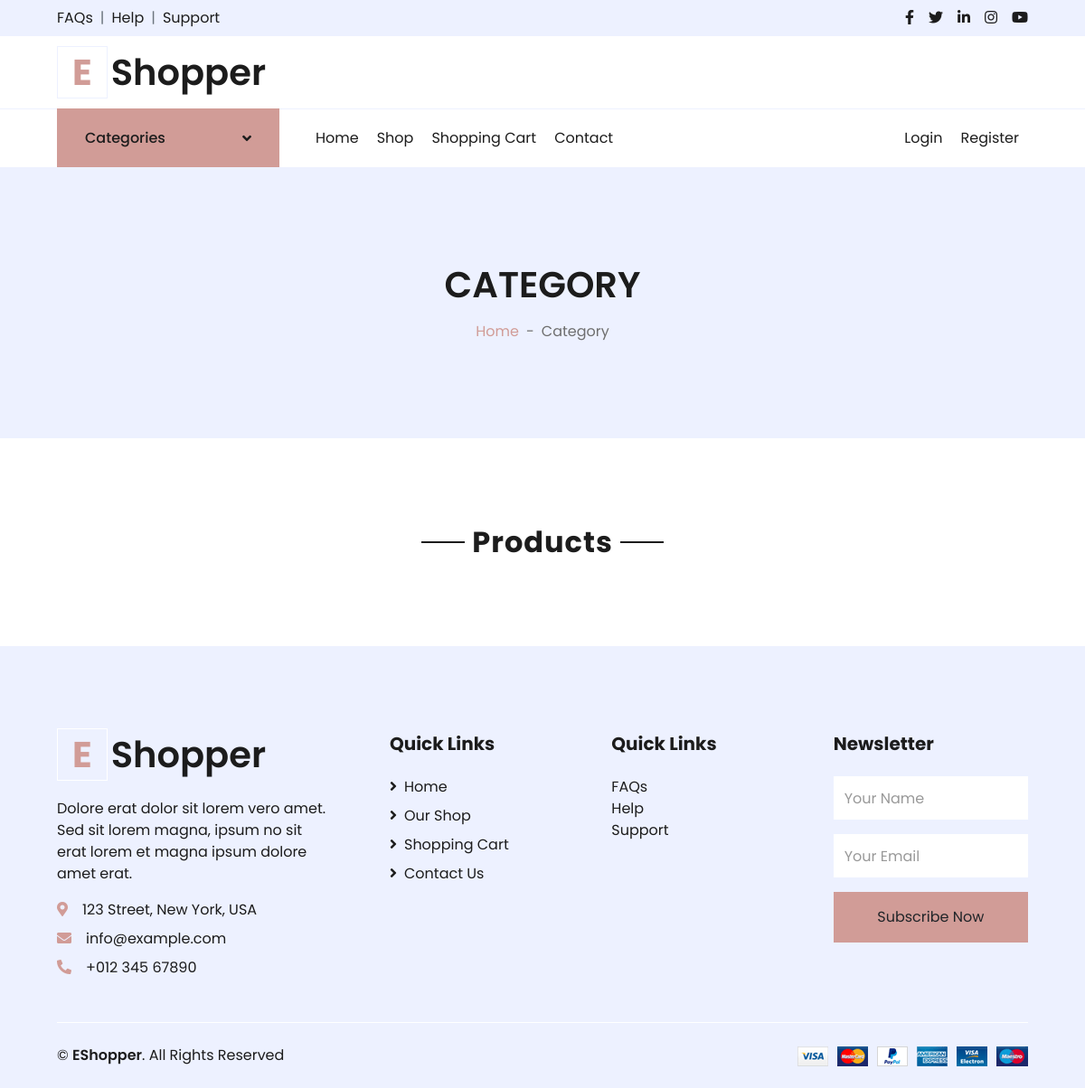
The app's page /category/10, older data.
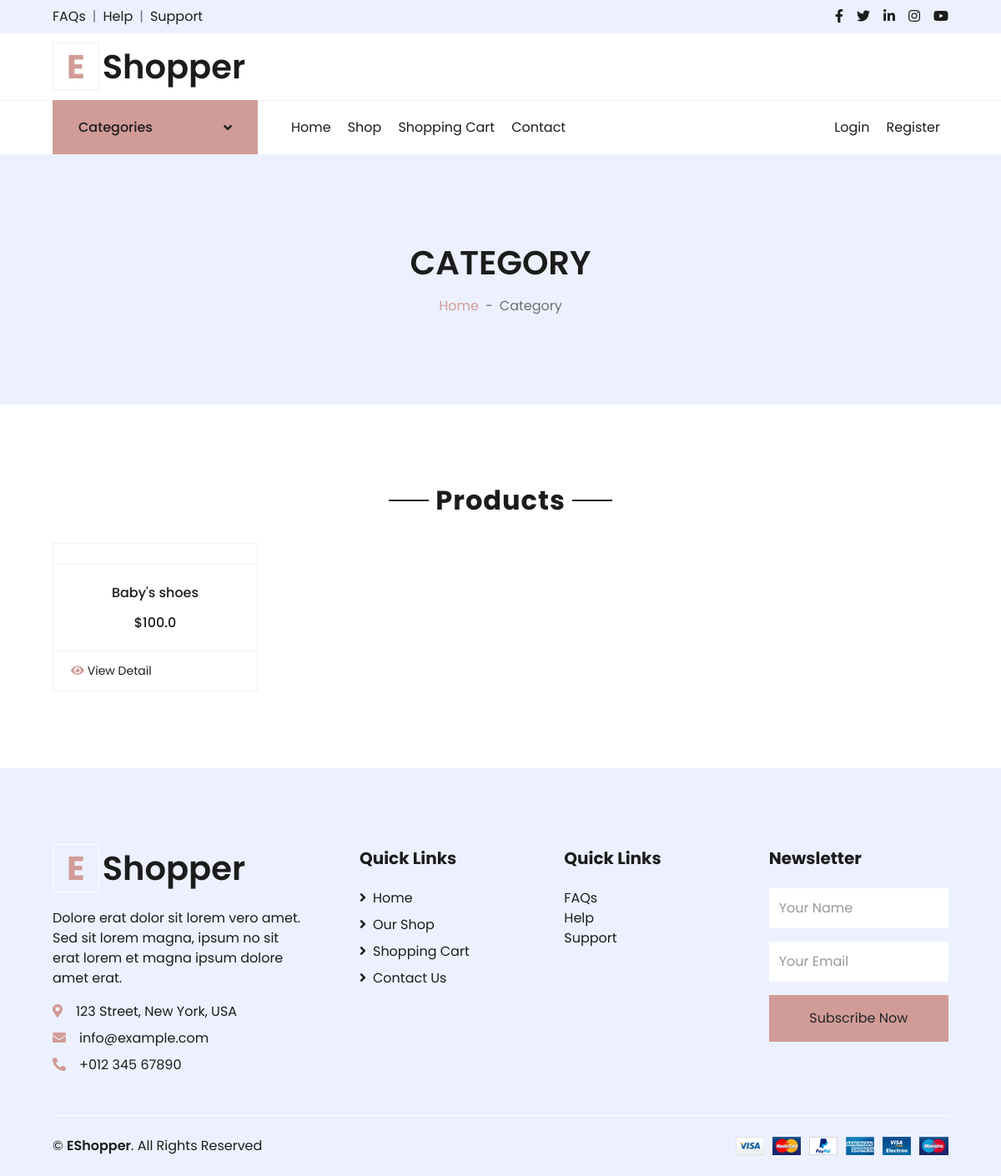
The same page, newer data.
### products/models.py (models this page shows, shortened)
class ProductModel(models.Model):
    product_title = models.CharField(max_length=50)
    product_category = models.ForeignKey(CategoryModel, on_delete=models.CASCADE)
    product_description = models.TextField()
    product_count = models.IntegerField()
    product_price = models.FloatField()
    product_image = models.FileField(upload_to='product_images')
    product_created_at = models.DateTimeField(auto_now_add=True)
    class Meta:
        verbose_name = 'Product'
        verbose_name_plural = 'Products'

### products/views.py (the view)
# urls.py: path('category/<int:pk>', category_page),
def category_page(request, pk):
    categories = CategoryModel.objects.all()
    category = CategoryModel.objects.get(id=pk)
    current_products = ProductModel.objects.filter(product_category=category)
    context = {'product': current_products, 'categories': categories}
    return render(request, template_name='category.html', context=context)

### templates/category.html (shortened to what the changed rows need)
<!DOCTYPE html>
<html lang="en">
<head>
    {% load static %}
    <link href="https://cdnjs.cloudflare.com/ajax/libs/font-awesome/5.10.0/css/all.min.css" rel="stylesheet">
    <link href="{% static 'lib/owlcarousel/assets/owl.carousel.min.css' %}" rel="stylesheet">
    <link href="{% static 'css/style.css' %}" rel="stylesheet">
</head>
<body>
    <div class="container-fluid">
        <div class="row align-items-center py-3 px-xl-5">
            <div class="col-lg-3 d-none d-lg-block">
                <a href="/" class="text-decoration-none">
                    <h1 class="m-0 display-5 font-weight-semi-bold"><span class="text-primary font-weight-bold border px-3 mr-1">E</span>Shopper</h1>
                </a>
            </div>
        </div>
    </div>
    <div class="container-fluid bg-secondary mb-5">
        <div class="d-flex flex-column align-items-center justify-content-center" style="min-height: 300px">
            <h1 class="font-weight-semi-bold text-uppercase mb-3">Category</h1>
        </div>
    </div>
    <div class="container-fluid pt-5">
        <div class="text-center mb-4">
            <h2 class="section-title px-5"><span class="px-2">Products</span></h2>
        </div>
        <div class="row px-xl-5 pb-3">
            {% for i in product %}
            <div class="col-lg-3 col-md-6 col-sm-12 pb-1">
                <div class="card product-item border-0 mb-4">
                    <div class="card-header product-img position-relative overflow-hidden bg-transparent border p-0">
                    </div>
                    <div class="card-body border-left border-right text-center p-0 pt-4 pb-3">
                        <h6 class="text-truncate mb-3">{{ i.product_title }}</h6>
                        <div class="d-flex justify-content-center">
                            <h6>${{ i.product_price }}</h6>
                        </div>
                    </div>
                    <div class="card-footer d-flex justify-content-between bg-light border">
                        <a href="/detail/{{ i.id }}" class="btn btn-sm text-dark p-0"><i class="fas fa-eye text-primary mr-1"></i>View Detail</a>
                    </div>
                </div>
            </div>
            {% endfor %}
        </div>
    </div>
    <div class="container-fluid bg-secondary text-dark mt-5 pt-5">
        <div class="row px-xl-5 pt-5">
            <div class="col-lg-4 col-md-12 mb-5 pr-3 pr-xl-5">
                <a href="" class="text-decoration-none">
                    <h1 class="mb-4 display-5 font-weight-semi-bold"><span class="text-primary font-weight-bold border border-white px-3 mr-1">E</span>Shopper</h1>
                </a>
            </div>
        </div>
    </div>
</body>
</html>

Row changes from the older to the newer data that the page shows:
added ProductModel: product_title "Baby's shoes", product_price "100.0"
